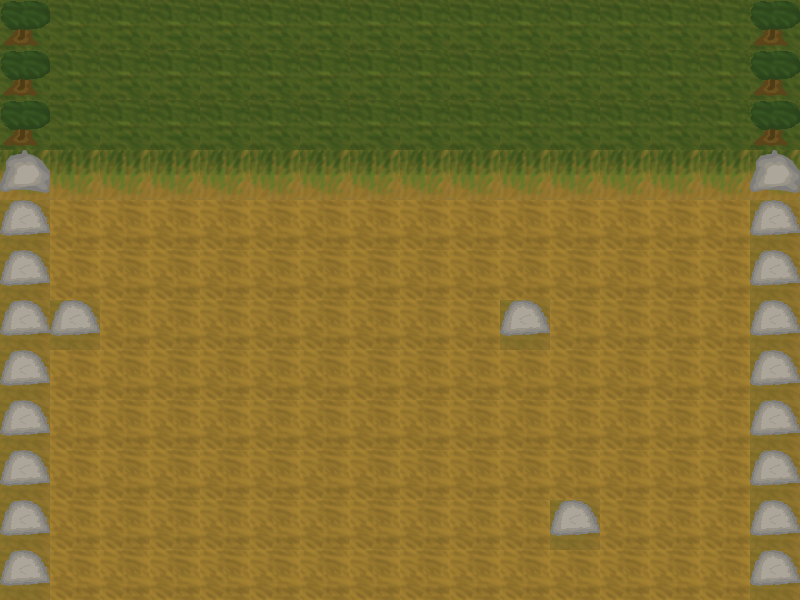

A 2D game scene composited from a Tiled map and its tileset images. What follows is a short description and the map's XML, with each tile layer's data collapsed to a summary:
An orthogonal 16x12 tile map with 50x50 px tiles, 2 tile layers (Tile Layer 1, objectLayer), 2 tilesets.

<map version="1.0" tiledversion="1.0.2" orientation="orthogonal" renderorder="right-down" width="16" height="12" tilewidth="50" tileheight="50" nextobjectid="1">
 <tileset firstgid="1" source="testtileset.tsx" />
 <tileset firstgid="201" source="testtileset.tsx" />
 <layer name="Tile Layer 1" width="16" height="12">
  <data>[192 cells, 192 non-empty, 3 distinct tile ids]</data>
 </layer>
 <layer name="objectLayer" width="16" height="12">
  <data>[192 cells, 27 non-empty, 3 distinct tile ids]</data>
 </layer>
</map>
